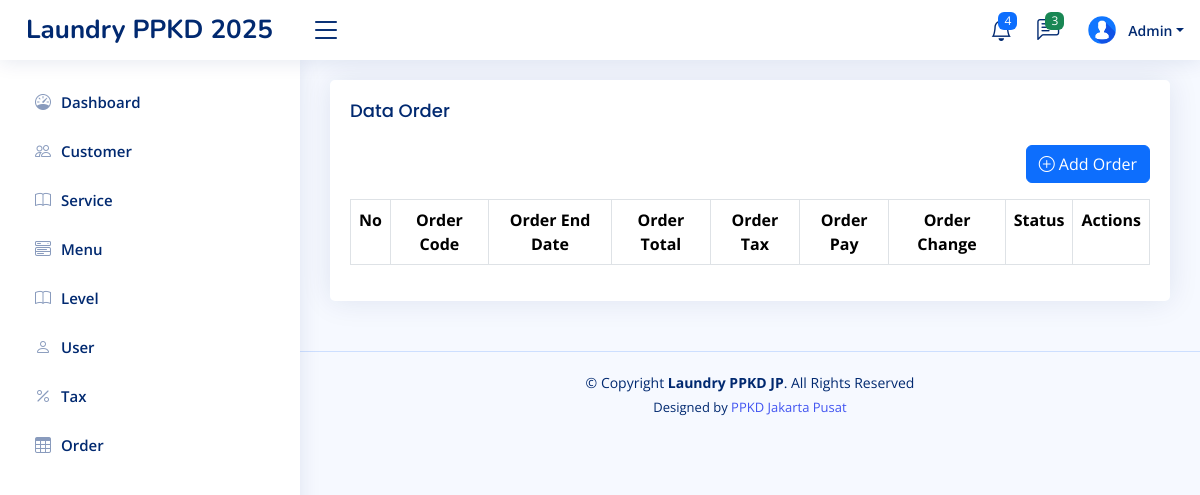
/home.php?page=order (signed in), run on an earlier commit of the app's database.
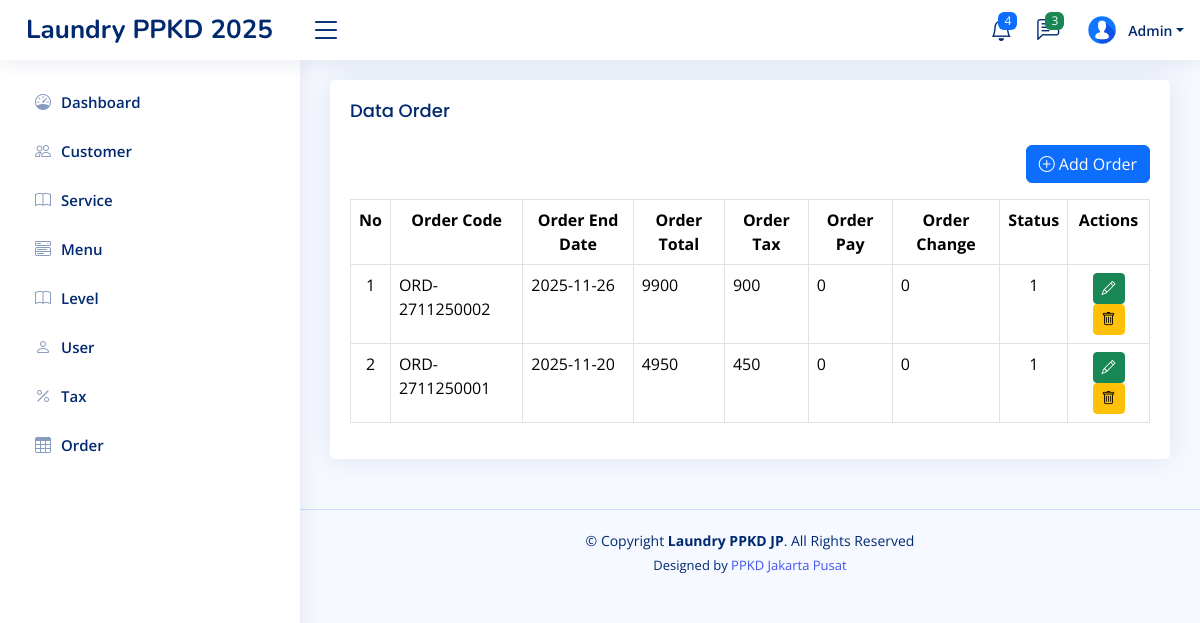
And on a later commit of the database.
### tables this page shows
CREATE TABLE `level_menus` (
  `id` int(11) NOT NULL,
  `level_id` int(11) NOT NULL,
  `menu_id` int(11) NOT NULL,
  `created_at` timestamp NOT NULL DEFAULT current_timestamp(),
  `updated_at` timestamp NULL DEFAULT NULL ON UPDATE current_timestamp()
);

CREATE TABLE `menus` (
  `id` int(11) NOT NULL,
  `name` varchar(30) NOT NULL,
  `icon` varchar(30) NOT NULL,
  `link` varchar(30) NOT NULL,
  `order` int(11) NOT NULL,
  `created_at` timestamp NOT NULL DEFAULT current_timestamp(),
  `updated_at` timestamp NULL DEFAULT NULL ON UPDATE current_timestamp()
);

CREATE TABLE `trans_orders` (
  `id` int(11) NOT NULL,
  `customer_id` int(11) NOT NULL,
  `order_code` varchar(20) NOT NULL,
  `order_end_date` date NOT NULL,
  `order_status` tinyint(1) NOT NULL DEFAULT 0,
  `order_pay` int(11) NOT NULL,
  `order_change` int(11) NOT NULL,
  `order_tax` int(11) NOT NULL,
  `order_total` int(11) NOT NULL,
  `created_at` timestamp NOT NULL DEFAULT current_timestamp(),
  `updated_at` timestamp NULL DEFAULT NULL ON UPDATE current_timestamp()
);

### pages/order.php (the view, shortened to what this page needs)
<?php
$query = mysqli_query($config, "SELECT c.name, `to`.* FROM trans_orders `to` LEFT JOIN customers c ON c.id = `to`.customer_id ORDER BY id DESC");
$rows = mysqli_fetch_all($query, MYSQLI_ASSOC);
?>
<body>
    <div class="row">
        <div class="col-sm-12">
            <div class="card">
                <div class="card-body">
                    <h3 class="card-title">Data Order</h3>
                    <div class="d-flex justify-content-end mb-3 mt-2">
                        <a class="btn btn-primary" href="pos/add-order.php"><i class="bi bi-plus-circle"></i> Add
                            Order</a>
                    </div>
                    <table class="table table-bordered">
                        <tr class="text-center">
                            <th>No</th>
                            <th>Order Code</th>
                            <th>Order End Date</th>
                            <th>Order Total</th>
                            <th>Order Tax</th>
                            <th>Order Pay</th>
                            <th>Order Change</th>
                            <th>Status</th>
                            <th>Actions</th>
                        </tr>
                        <?php foreach ($rows as $key => $v) {
                        ?>
                            <tr>
                                <td class="text-center"><?php echo $key + 1 ?></td>
                                <td><?php echo $v['order_code'] ?></td>
                                <td><?php echo $v['order_end_date'] ?></td>
                                <td><?php echo $v['order_total'] ?></td>
                                <td><?php echo $v['order_tax'] ?></td>
                                <td><?php echo $v['order_pay'] ?></td>
                                <td><?php echo $v['order_change'] ?></td>
                                <td class="text-center"><?php echo $v['order_status'] ?></td>
                                <td class="text-center">
                                    <a href="?page=tambah-product&edit=<?php echo $v['id'] ?>"
                                        class="btn btn-success btn-sm"><i class="bi bi-pencil"></i></a>
                                    <a href="?page=product&delete=<?php echo $v['id'] ?>"
                                        onclick="return confirm('Are you sure you want to delete this data?')"
                                        class="btn btn-warning btn-sm"><i class="bi bi-trash"></i></a>
                                </td>
                            </tr>
                        <?php
                        }
                        ?>
                    </table>
                </div>
            </div>
        </div>
    </div>
</body>

### home.php (shortened to what this page needs)
<?php
include 'config/config.php';
?>
<!DOCTYPE html>
<html lang="en">
<head>
    <link href="assets/vendor/bootstrap/css/bootstrap.min.css" rel="stylesheet">
    <link href="assets/vendor/bootstrap-icons/bootstrap-icons.css" rel="stylesheet">
    <link href="assets/vendor/boxicons/css/boxicons.min.css" rel="stylesheet">
    <link href="assets/vendor/quill/quill.snow.css" rel="stylesheet">
    <link href="assets/vendor/quill/quill.bubble.css" rel="stylesheet">
    <link href="assets/vendor/remixicon/remixicon.css" rel="stylesheet">
    <link href="assets/vendor/simple-datatables/style.css" rel="stylesheet">
    <link href="assets/css/style.css" rel="stylesheet">
</head>
<body>
    <?php include 'inc/header.php' ?>
    <?php include 'inc/sidebar.php' ?>
    <main id="main" class="main">
        <?php
        if (isset($_GET['page'])) {
            if (file_exists('pages/' . $_GET['page'] . '.php')) {
                include 'pages/' . $_GET['page'] . '.php';
            } else {
                include 'pages/notfound.php';
            }
        } else {
            include 'pages/dashboard.php';
        }
        ?>
    </main>
    <footer id="footer" class="footer">
        <div class="copyright">
            &copy; Copyright <strong><span>Laundry PPKD JP</span></strong>. All Rights Reserved
        </div>
        <div class="credits">
            Designed by <a href="https://bootstrapmade.com/">PPKD Jakarta Pusat</a>
        </div>
    </footer>
</body>
</html>

### inc/header.php (shortened to what this page needs)
<header id="header" class="header fixed-top d-flex align-items-center">
    <div class="d-flex align-items-center justify-content-between">
        <a href="?page=dashboard" class="logo d-flex align-items-center">
            <span class="d-none d-lg-block">Laundry PPKD 2025</span>
        </a>
        <i class="bi bi-list toggle-sidebar-btn"></i>
    </div>
    <nav class="header-nav ms-auto">
        <ul class="d-flex align-items-center">
            <li class="nav-item dropdown">
                <a class="nav-link nav-icon" href="#" data-bs-toggle="dropdown">
                    <i class="bi bi-bell"></i>
                    <span class="badge bg-primary badge-number">4</span>
                </a>
            </li>
            <li class="nav-item dropdown">
                <a class="nav-link nav-icon" href="#" data-bs-toggle="dropdown">
                    <i class="bi bi-chat-left-text"></i>
                    <span class="badge bg-success badge-number">3</span>
                </a>
            </li>
            <li class="nav-item dropdown pe-3">
                <a class="nav-link nav-profile d-flex align-items-center pe-0" href="#" data-bs-toggle="dropdown">
                    <img src="../assets/img/profile-img.jpg" alt="profile" class="rounded-circle">
                    <span class="d-none d-md-block dropdown-toggle ps-2"><?php echo $_SESSION['NAME'] ?? '' ?></span>
                </a>
            </li>
        </ul>
    </nav>
</header>

### inc/sidebar.php
<?php
$level_id = $_SESSION['LEVEL_ID'] ?? '';
$querylevelMenu = mysqli_query($config, "SELECT * FROM menus JOIN level_menus ON menus.id = level_menus.menu_id WHERE level_id = '$level_id' ORDER BY `order` ASC");
$rowLevelMenus = mysqli_fetch_all($querylevelMenu, MYSQLI_ASSOC);
?>
<aside id="sidebar" class="sidebar">
    <ul class="sidebar-nav" id="sidebar-nav">
        <?php foreach ($rowLevelMenus as $rowLevelMenu): ?>
            <li class="nav-item">
                <a class="nav-link collapsed" href="?page=<?= $rowLevelMenu['link'] ?>">
                    <i class="<?= $rowLevelMenu['icon'] ?>"></i>
                    <span><?= $rowLevelMenu['name'] ?></span>
                </a>
            </li>
        <?php endforeach ?>
</aside>

### assets/css/style.css (style rules this page uses)
:root { scroll-behavior: smooth; }
body { font-family: "Open Sans", sans-serif; background: #f6f9ff; color: #444444; }
a { color: #4154f1; text-decoration: none; }
h1, h2, h3, h4, h5, h6 { font-family: "Nunito", sans-serif; }
#main { margin-top: 60px; padding: 20px 30px; transition: all 0.3s; }
.card { margin-bottom: 30px; border: none; border-radius: 5px; box-shadow: 0px 0 30px rgba(1, 41, 112, 0.1); }
.card-title { padding: 20px 0 15px 0; font-size: 18px; font-weight: 500; color: #012970; font-family: "Poppins", sans-serif; }
.card-body { padding: 0 20px 20px 20px; }
.logo { line-height: 1; }
@media (min-width: 1200px) { .logo { width: 280px; } }
.logo span { font-size: 26px; font-weight: 700; color: #012970; font-family: "Nunito", sans-serif; }
.header { transition: all 0.5s; z-index: 997; height: 60px; box-shadow: 0px 2px 20px rgba(1, 41, 112, 0.1); background-color: #fff; padding-left: 20px; }
.header .toggle-sidebar-btn { font-size: 32px; padding-left: 10px; cursor: pointer; color: #012970; }
.header-nav ul { list-style: none; }
.header-nav>ul { margin: 0; padding: 0; }
.header-nav .nav-icon { font-size: 22px; color: #012970; margin-right: 25px; position: relative; }
.header-nav .nav-profile { color: #012970; }
.header-nav .nav-profile img { max-height: 36px; }
.header-nav .nav-profile span { font-size: 14px; font-weight: 600; }
.header-nav .badge-number { position: absolute; inset: -2px -5px auto auto; font-weight: normal; font-size: 12px; padding: 3px 6px; }
.sidebar { position: fixed; top: 60px; left: 0; bottom: 0; width: 300px; z-index: 996; transition: all 0.3s; padding: 20px; overflow-y: auto; scrollbar-width: thin; scrollbar-color: #aab7cf transparent; box-shadow: 0px 0px 20px rgba(1, 41, 112, 0.1); background-color: #fff; }
@media (min-width: 1200px) { #main, #footer { margin-left: 300px; } }
.sidebar-nav { padding: 0; margin: 0; list-style: none; }
.sidebar-nav li { padding: 0; margin: 0; list-style: none; }
.sidebar-nav .nav-item { margin-bottom: 5px; }
.sidebar-nav .nav-link { display: flex; align-items: center; font-size: 15px; font-weight: 600; color: #4154f1; transition: 0.3; background: #f6f9ff; padding: 10px 15px; border-radius: 4px; }
.sidebar-nav .nav-link i { font-size: 16px; margin-right: 10px; color: #4154f1; }
.sidebar-nav .nav-link.collapsed { color: #012970; background: #fff; }
.sidebar-nav .nav-link.collapsed i { color: #899bbd; }
.footer { padding: 20px 0; font-size: 14px; transition: all 0.3s; border-top: 1px solid #cddfff; }
.footer .copyright { text-align: center; color: #012970; }
.footer .credits { padding-top: 5px; text-align: center; font-size: 13px; color: #012970; }

What changed in the data, as far as the page shows it:
added trans_orders: order_code "ORD-2711250002", order_end_date "2025-11-26", order_total "9900", order_tax "900", order_pay "0", order_change "0", order_status "1"
added trans_orders: order_code "ORD-2711250001", order_end_date "2025-11-20", order_total "4950", order_tax "450", order_pay "0", order_change "0", order_status "1"
